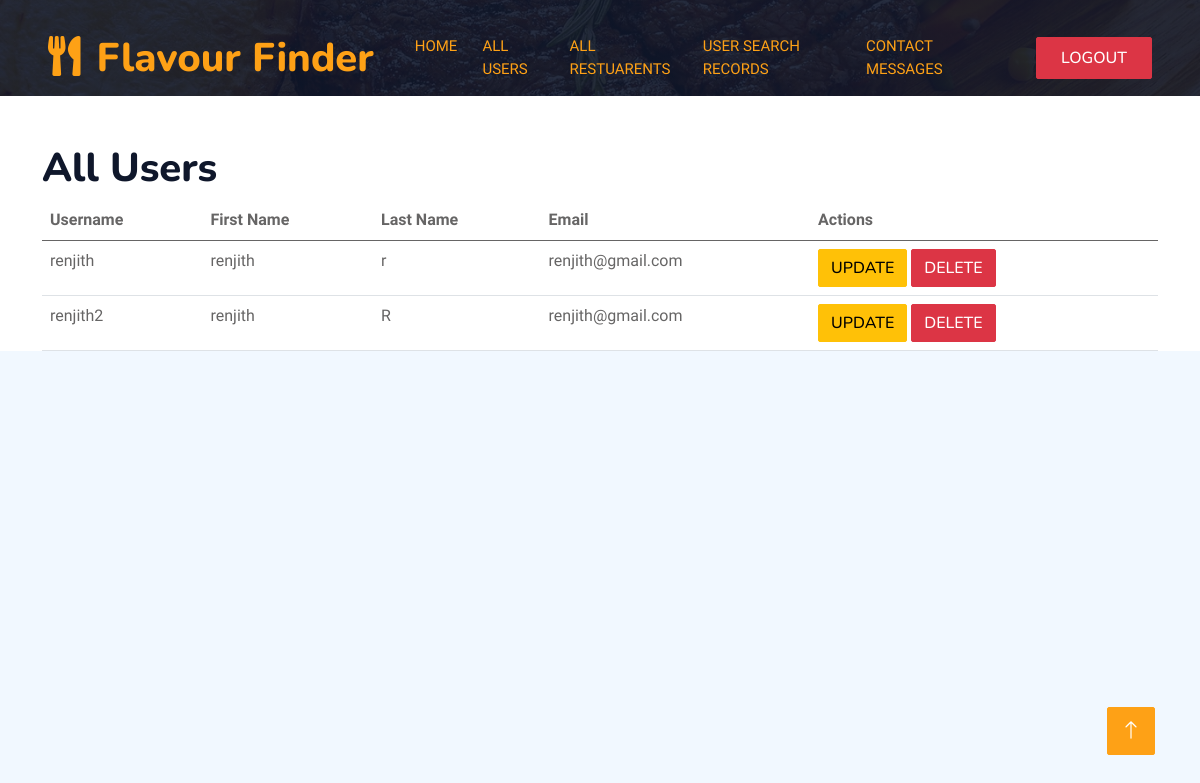
Screenshot of /users/ (signed in) with the database file from the repository.
### restaurant_app/models.py (models this page shows, shortened)
class UserTable(models.Model):
    user = models.OneToOneField(User, on_delete=models.CASCADE)  # Link to User model
    admin = models.BooleanField(default=False)  # Admin field to denote extra privileges

### restaurant_app/views.py (the view)
# urls.py: path('users/', all_users, name='all_users'),
@login_required
def all_users(request):
    non_admin_users = UserTable.objects.filter(admin=False).select_related('user')  # Use select_related for optimized queries
    return render(request, 'all_users.html', {'users': non_admin_users})

### restaurant_app/templates/all_users.html (shortened to what this page needs)
<!DOCTYPE html>
<html lang="en">
  <head>
    {% load static %}
    <link
      href="https://cdnjs.cloudflare.com/ajax/libs/font-awesome/5.10.0/css/all.min.css"
      rel="stylesheet"
    />
    <link
      href="https://cdn.jsdelivr.net/npm/bootstrap-icons@1.4.1/font/bootstrap-icons.css"
      rel="stylesheet"
    />
    <link href="{% static 'lib/animate/animate.min.css' %}" rel="stylesheet" />
    <link
      href="{% static 'lib/owlcarousel/assets/owl.carousel.min.css' %}"
      rel="stylesheet"
    />
    <link
      href="{% static 'lib/tempusdominus/css/tempusdominus-bootstrap-4.min.css' %}"
      rel="stylesheet"
    />
    <link href="{% static 'css/bootstrap.min.css' %}" rel="stylesheet" />
    <link href="{% static 'css/style.css' %}" rel="stylesheet" />
  </head>
  <body>
    <div class="container-xxl bg-white p-0">
      <div class="container-xxl position-relative p-0">
        <nav
          class="navbar navbar-expand-lg navbar-dark bg-dark px-4 px-lg-5 py-3 py-lg-0"
        >
          <a href="{% url 'dashboard' %}" class="navbar-brand p-0">
            <h1 class="text-primary m-0">
              <i class="fa fa-utensils me-3"></i>Flavour Finder
            </h1>
          </a>
          <div class="collapse navbar-collapse" id="navbarCollapse">
            <div class="navbar-nav ms-auto py-0 pe-4">
              <div class="navbar-nav ms-auto py-0 pe-4">
                <a
                  href="{% url 'admin_dashboard' %}"
                  class="nav-item nav-link active"
                  >Home</a
                >
                <a href="{% url 'all_users' %}" class="nav-item nav-link active"
                  >All Users</a
                >
                <a
                  href="{% url 'all_searched_restaurants' %}"
                  class="nav-item nav-link active"
                  >All Restuarents</a
                >
                <a
                  href="{% url 'user_search_graph' %}"
                  class="nav-item nav-link active"
                  >User Search Records</a
                >
                <a
                href="{% url 'all_contacts' %}"
                class="nav-item nav-link active"
                >Contact Messages</a
              >
              </div>
            </div>
            <form method="POST" action="{% url 'logout' %}" class="d-inline">
              <button type="submit" class="btn btn-danger py-2 px-4">
                Logout
              </button>
            </form>
          </div>
        </nav>
      </div>
      <div class="container-xxl py-5 bg-dark hero-header mb-5"></div>
      {% block content %}
      <div class="container">
        <h1 class="mt-4">All Users</h1>
        <table class="table">
          <thead>
            <tr>
              <th>Username</th>
              <th>First Name</th>
              <th>Last Name</th>
              <th>Email</th>
              <th>Actions</th>
            </tr>
          </thead>
          <tbody>
            {% for user_table in users %}
            <tr>
              <td>{{ user_table.user.username }}</td>
              <td>{{ user_table.user.first_name }}</td>
              <td>{{ user_table.user.last_name }}</td>
              <td>{{ user_table.user.email }}</td>
              <td>
                <button
                  class="btn btn-warning"
                  data-bs-toggle="modal"
                  data-bs-target="#updateUserModal{{ user_table.id }}"
                >
                  Update
                </button>
                <form
                  method="POST"
                  action="{% url 'delete_user' user_table.id %}"
                  style="display: inline"
                >
                  <button type="submit" class="btn btn-danger">Delete</button>
                </form>
              </td>
            </tr>
            {% empty %}
            <tr>
              <td colspan="5">No users found.</td>
            </tr>
            {% endfor %}
          </tbody>
        </table>
      </div>
      {% endblock %}
      <a href="#" class="btn btn-lg btn-primary btn-lg-square back-to-top"
        ><i class="bi bi-arrow-up"></i
      ></a>
    </div>
  </body>
</html>

### restaurant_app/static/css/style.css (style rules this page uses)
:root { --primary: #FEA116; --light: #F1F8FF; --dark: #0F172B; }
.back-to-top { position: fixed; display: none; right: 45px; bottom: 45px; z-index: 99; }
.btn { font-family: 'Nunito', sans-serif; font-weight: 500; text-transform: uppercase; transition: .5s; }
.btn.btn-primary, .btn.btn-secondary { color: #FFFFFF; }
.btn-lg-square { width: 48px; height: 48px; }
.btn-square, .btn-sm-square, .btn-lg-square { padding: 0; display: flex; align-items: center; justify-content: center; font-weight: normal; border-radius: 2px; }
.navbar-dark .navbar-nav .nav-link { position: relative; margin-left: 25px; padding: 35px 0; font-size: 15px; color: var(--light) !important; text-transform: uppercase; font-weight: 500; outline: none; transition: .5s; }
.navbar-dark .navbar-nav .nav-link:hover, .navbar-dark .navbar-nav .nav-link.active { color: var(--primary) !important; }
@media (min-width: 992px) { .navbar-dark { position: absolute; width: 100%; top: 0; left: 0; z-index: 999; background: transparent !important; } }
.hero-header { background: linear-gradient(rgba(15, 23, 43, .9), rgba(15, 23, 43, .9)), url(../img/bg-hero.jpg); background-position: center center; background-repeat: no-repeat; background-size: cover; }

### rows the page displays
UserTable: user.username "renjith", user.first_name "renjith", user.last_name "r", user.email "renjith@gmail.com"
UserTable: user.username "renjith2", user.first_name "renjith", user.last_name "R", user.email "renjith@gmail.com"
